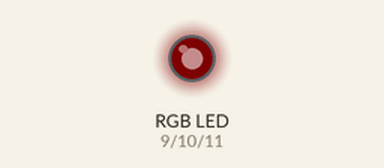
This sketch was run on a simulated Arduino Uno, built with avr-gcc and run on an emulated ATmega328P. Parts: an RGB LED mixed from three pins (HIGH = lit). Dim RGB values are drawn brighter than linear.

Above: at 0.05 s.
At 2.15 s:
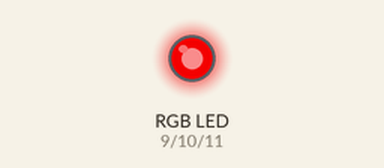
At 3.75 s:
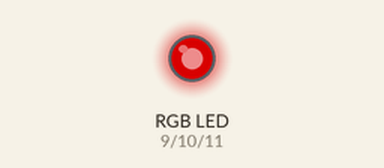
At 7.45 s:
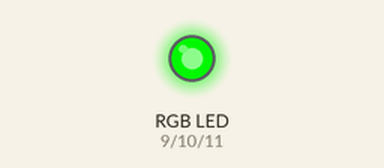
At 11.75 s:
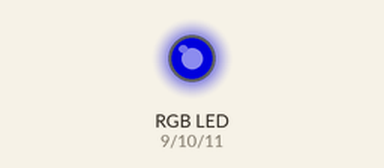
At 14.85 s:
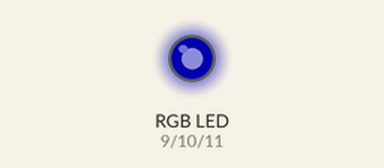
Timing chart, 0 to 20.0 s (numbered marks = the images above):
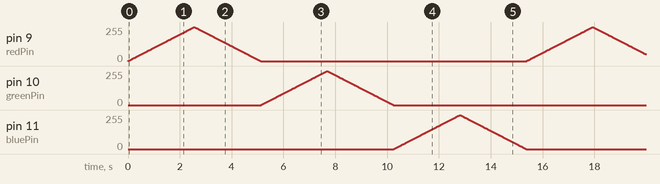

The sketch:

Project_08_RGB_LED.ino
```cpp
/*
Keye New RFID Starter Kit
Project 8
RGB LED
Edit By Keyes
*/
int redPin = 9;   // red pin
int greenPin = 10; // green pin
int bluePin = 11;  // blue pin
void setup() {
  pinMode(redPin, OUTPUT);
  pinMode(greenPin, OUTPUT);
  pinMode(bluePin, OUTPUT);
}
void loop() {
  // red gradient
  for (int i = 0; i <= 255; i++) {
    analogWrite(redPin, i);
    delay(10);
  }
  for (int i = 255; i >= 0; i--) {
    analogWrite(redPin, i);
    delay(10);
  }
  // green gradient
  for (int i = 0; i <= 255; i++) {
    analogWrite(greenPin, i);
    delay(10);
  }
  for (int i = 255; i >= 0; i--) {
    analogWrite(greenPin, i);
    delay(10);
  }
  // blue gradient
  for (int i = 0; i <= 255; i++) {
    analogWrite(bluePin, i);
    delay(10);
  }
  for (int i = 255; i >= 0; i--) {
    analogWrite(bluePin, i);
    delay(10);
  }
}
```
